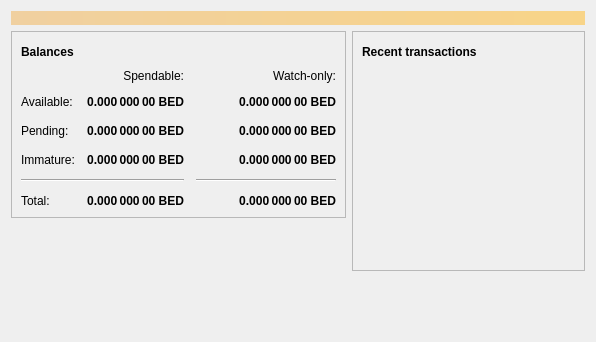
<?xml version="1.0" encoding="UTF-8"?>
<ui version="4.0">
 <class>OverviewPage</class>
 <widget class="QWidget" name="OverviewPage">
  <property name="geometry">
   <rect>
    <x>0</x>
    <y>0</y>
    <width>596</width>
    <height>342</height>
   </rect>
  </property>
  <property name="windowTitle">
   <string>Form</string>
  </property>
  <layout class="QVBoxLayout" name="topLayout">
   <item>
    <widget class="QLabel" name="labelAlerts">
     <property name="visible">
      <bool>false</bool>
     </property>
     <property name="styleSheet">
      <string notr="true">QLabel { background-color: qlineargradient(x1: 0, y1: 0, x2: 1, y2: 0, stop:0 #F0D0A0, stop:1 #F8D488); color:#000000; }</string>
     </property>
     <property name="wordWrap">
      <bool>true</bool>
     </property>
     <property name="margin">
      <number>3</number>
     </property>
     <property name="textInteractionFlags">
      <set>Qt::TextSelectableByMouse</set>
     </property>
    </widget>
   </item>
   <item>
    <layout class="QHBoxLayout" name="horizontalLayout" stretch="1,1">
     <item>
      <layout class="QVBoxLayout" name="verticalLayout_2">
       <item>
        <widget class="QFrame" name="frame">
         <property name="frameShape">
          <enum>QFrame::StyledPanel</enum>
         </property>
         <property name="frameShadow">
          <enum>QFrame::Raised</enum>
         </property>
         <layout class="QVBoxLayout" name="verticalLayout_4">
          <item>
           <layout class="QHBoxLayout" name="horizontalLayout_4">
            <item>
             <widget class="QLabel" name="label_5">
              <property name="font">
               <font>
                <weight>75</weight>
                <bold>true</bold>
               </font>
              </property>
              <property name="text">
               <string>Balances</string>
              </property>
             </widget>
            </item>
            <item>
             <widget class="QPushButton" name="labelWalletStatus">
              <property name="enabled">
               <bool>true</bool>
              </property>
              <property name="maximumSize">
               <size>
                <width>30</width>
                <height>16777215</height>
               </size>
              </property>
              <property name="toolTip">
               <string>The displayed information may be out of date. Your wallet automatically synchronizes with the Bedcoin network after a connection is established, but this process has not completed yet.</string>
              </property>
              <property name="text">
               <string/>
              </property>
              <property name="icon">
               <iconset resource="../bitcoin.qrc">
                <normaloff>:/icons/warning</normaloff>
                <disabledoff>:/icons/warning</disabledoff>:/icons/warning</iconset>
              </property>
              <property name="iconSize">
               <size>
                <width>24</width>
                <height>24</height>
               </size>
              </property>
              <property name="flat">
               <bool>true</bool>
              </property>
             </widget>
            </item>
            <item>
             <spacer name="horizontalSpacer_3">
              <property name="orientation">
               <enum>Qt::Horizontal</enum>
              </property>
              <property name="sizeHint" stdset="0">
               <size>
                <width>40</width>
                <height>20</height>
               </size>
              </property>
             </spacer>
            </item>
           </layout>
          </item>
          <item>
           <layout class="QGridLayout" name="gridLayout">
            <property name="spacing">
             <number>12</number>
            </property>
            <item row="2" column="2">
             <widget class="QLabel" name="labelWatchPending">
              <property name="font">
               <font>
                <weight>75</weight>
                <bold>true</bold>
               </font>
              </property>
              <property name="cursor">
               <cursorShape>IBeamCursor</cursorShape>
              </property>
              <property name="toolTip">
               <string>Unconfirmed transactions to watch-only addresses</string>
              </property>
              <property name="text">
               <string notr="true">0.000 000 00 BED</string>
              </property>
              <property name="alignment">
               <set>Qt::AlignRight|Qt::AlignTrailing|Qt::AlignVCenter</set>
              </property>
              <property name="textInteractionFlags">
               <set>Qt::LinksAccessibleByMouse|Qt::TextSelectableByKeyboard|Qt::TextSelectableByMouse</set>
              </property>
             </widget>
            </item>
            <item row="2" column="1">
             <widget class="QLabel" name="labelUnconfirmed">
              <property name="font">
               <font>
                <weight>75</weight>
                <bold>true</bold>
               </font>
              </property>
              <property name="cursor">
               <cursorShape>IBeamCursor</cursorShape>
              </property>
              <property name="toolTip">
               <string>Total of transactions that have yet to be confirmed, and do not yet count toward the spendable balance</string>
              </property>
              <property name="text">
               <string notr="true">0.000 000 00 BED</string>
              </property>
              <property name="alignment">
               <set>Qt::AlignRight|Qt::AlignTrailing|Qt::AlignVCenter</set>
              </property>
              <property name="textInteractionFlags">
               <set>Qt::LinksAccessibleByMouse|Qt::TextSelectableByKeyboard|Qt::TextSelectableByMouse</set>
              </property>
             </widget>
            </item>
            <item row="3" column="2">
             <widget class="QLabel" name="labelWatchImmature">
              <property name="font">
               <font>
                <weight>75</weight>
                <bold>true</bold>
               </font>
              </property>
              <property name="cursor">
               <cursorShape>IBeamCursor</cursorShape>
              </property>
              <property name="toolTip">
               <string>Mined balance in watch-only addresses that has not yet matured</string>
              </property>
              <property name="text">
               <string notr="true">0.000 000 00 BED</string>
              </property>
              <property name="alignment">
               <set>Qt::AlignRight|Qt::AlignTrailing|Qt::AlignVCenter</set>
              </property>
              <property name="textInteractionFlags">
               <set>Qt::LinksAccessibleByMouse|Qt::TextSelectableByKeyboard|Qt::TextSelectableByMouse</set>
              </property>
             </widget>
            </item>
            <item row="4" column="0" colspan="2">
             <widget class="Line" name="line">
              <property name="orientation">
               <enum>Qt::Horizontal</enum>
              </property>
             </widget>
            </item>
            <item row="4" column="2">
             <widget class="Line" name="lineWatchBalance">
              <property name="sizePolicy">
               <sizepolicy hsizetype="Preferred" vsizetype="Fixed">
                <horstretch>0</horstretch>
                <verstretch>0</verstretch>
               </sizepolicy>
              </property>
              <property name="minimumSize">
               <size>
                <width>140</width>
                <height>0</height>
               </size>
              </property>
              <property name="orientation">
               <enum>Qt::Horizontal</enum>
              </property>
             </widget>
            </item>
            <item row="5" column="0">
             <widget class="QLabel" name="labelTotalText">
              <property name="text">
               <string>Total:</string>
              </property>
             </widget>
            </item>
            <item row="3" column="1">
             <widget class="QLabel" name="labelImmature">
              <property name="font">
               <font>
                <weight>75</weight>
                <bold>true</bold>
               </font>
              </property>
              <property name="cursor">
               <cursorShape>IBeamCursor</cursorShape>
              </property>
              <property name="toolTip">
               <string>Mined balance that has not yet matured</string>
              </property>
              <property name="text">
               <string notr="true">0.000 000 00 BED</string>
              </property>
              <property name="alignment">
               <set>Qt::AlignRight|Qt::AlignTrailing|Qt::AlignVCenter</set>
              </property>
              <property name="textInteractionFlags">
               <set>Qt::LinksAccessibleByMouse|Qt::TextSelectableByKeyboard|Qt::TextSelectableByMouse</set>
              </property>
             </widget>
            </item>
            <item row="2" column="3">
             <spacer name="horizontalSpacer_2">
              <property name="orientation">
               <enum>Qt::Horizontal</enum>
              </property>
              <property name="sizeHint" stdset="0">
               <size>
                <width>40</width>
                <height>20</height>
               </size>
              </property>
             </spacer>
            </item>
            <item row="3" column="0">
             <widget class="QLabel" name="labelImmatureText">
              <property name="text">
               <string>Immature:</string>
              </property>
             </widget>
            </item>
            <item row="5" column="1">
             <widget class="QLabel" name="labelTotal">
              <property name="font">
               <font>
                <weight>75</weight>
                <bold>true</bold>
               </font>
              </property>
              <property name="cursor">
               <cursorShape>IBeamCursor</cursorShape>
              </property>
              <property name="toolTip">
               <string>Your current total balance</string>
              </property>
              <property name="text">
               <string notr="true">0.000 000 00 BED</string>
              </property>
              <property name="alignment">
               <set>Qt::AlignRight|Qt::AlignTrailing|Qt::AlignVCenter</set>
              </property>
              <property name="textInteractionFlags">
               <set>Qt::LinksAccessibleByMouse|Qt::TextSelectableByKeyboard|Qt::TextSelectableByMouse</set>
              </property>
             </widget>
            </item>
            <item row="5" column="2">
             <widget class="QLabel" name="labelWatchTotal">
              <property name="font">
               <font>
                <weight>75</weight>
                <bold>true</bold>
               </font>
              </property>
              <property name="cursor">
               <cursorShape>IBeamCursor</cursorShape>
              </property>
              <property name="toolTip">
               <string>Current total balance in watch-only addresses</string>
              </property>
              <property name="text">
               <string notr="true">0.000 000 00 BED</string>
              </property>
              <property name="alignment">
               <set>Qt::AlignRight|Qt::AlignTrailing|Qt::AlignVCenter</set>
              </property>
              <property name="textInteractionFlags">
               <set>Qt::LinksAccessibleByMouse|Qt::TextSelectableByKeyboard|Qt::TextSelectableByMouse</set>
              </property>
             </widget>
            </item>
            <item row="0" column="2">
             <widget class="QLabel" name="labelWatchonly">
              <property name="text">
               <string>Watch-only:</string>
              </property>
              <property name="alignment">
               <set>Qt::AlignRight|Qt::AlignTrailing|Qt::AlignVCenter</set>
              </property>
             </widget>
            </item>
            <item row="1" column="0">
             <widget class="QLabel" name="labelBalanceText">
              <property name="text">
               <string>Available:</string>
              </property>
             </widget>
            </item>
            <item row="1" column="1">
             <widget class="QLabel" name="labelBalance">
              <property name="font">
               <font>
                <weight>75</weight>
                <bold>true</bold>
               </font>
              </property>
              <property name="cursor">
               <cursorShape>IBeamCursor</cursorShape>
              </property>
              <property name="toolTip">
               <string>Your current spendable balance</string>
              </property>
              <property name="text">
               <string notr="true">0.000 000 00 BED</string>
              </property>
              <property name="alignment">
               <set>Qt::AlignRight|Qt::AlignTrailing|Qt::AlignVCenter</set>
              </property>
              <property name="textInteractionFlags">
               <set>Qt::LinksAccessibleByMouse|Qt::TextSelectableByKeyboard|Qt::TextSelectableByMouse</set>
              </property>
             </widget>
            </item>
            <item row="1" column="2">
             <widget class="QLabel" name="labelWatchAvailable">
              <property name="font">
               <font>
                <weight>75</weight>
                <bold>true</bold>
               </font>
              </property>
              <property name="cursor">
               <cursorShape>IBeamCursor</cursorShape>
              </property>
              <property name="toolTip">
               <string>Your current balance in watch-only addresses</string>
              </property>
              <property name="text">
               <string notr="true">0.000 000 00 BED</string>
              </property>
              <property name="alignment">
               <set>Qt::AlignRight|Qt::AlignTrailing|Qt::AlignVCenter</set>
              </property>
              <property name="textInteractionFlags">
               <set>Qt::LinksAccessibleByMouse|Qt::TextSelectableByKeyboard|Qt::TextSelectableByMouse</set>
              </property>
             </widget>
            </item>
            <item row="2" column="0">
             <widget class="QLabel" name="labelPendingText">
              <property name="text">
               <string>Pending:</string>
              </property>
             </widget>
            </item>
            <item row="0" column="1">
             <widget class="QLabel" name="labelSpendable">
              <property name="text">
               <string>Spendable:</string>
              </property>
              <property name="alignment">
               <set>Qt::AlignRight|Qt::AlignTrailing|Qt::AlignVCenter</set>
              </property>
             </widget>
            </item>
           </layout>
          </item>
         </layout>
        </widget>
       </item>
       <item>
        <spacer name="verticalSpacer">
         <property name="orientation">
          <enum>Qt::Vertical</enum>
         </property>
         <property name="sizeHint" stdset="0">
          <size>
           <width>20</width>
           <height>40</height>
          </size>
         </property>
        </spacer>
       </item>
      </layout>
     </item>
     <item>
      <layout class="QVBoxLayout" name="verticalLayout_3">
       <item>
        <widget class="QFrame" name="frame_2">
         <property name="frameShape">
          <enum>QFrame::StyledPanel</enum>
         </property>
         <property name="frameShadow">
          <enum>QFrame::Raised</enum>
         </property>
         <layout class="QVBoxLayout" name="verticalLayout">
          <item>
           <layout class="QHBoxLayout" name="horizontalLayout_2">
            <item>
             <widget class="QLabel" name="label_4">
              <property name="font">
               <font>
                <weight>75</weight>
                <bold>true</bold>
               </font>
              </property>
              <property name="text">
               <string>Recent transactions</string>
              </property>
             </widget>
            </item>
            <item>
             <widget class="QPushButton" name="labelTransactionsStatus">
              <property name="enabled">
               <bool>true</bool>
              </property>
              <property name="maximumSize">
               <size>
                <width>30</width>
                <height>16777215</height>
               </size>
              </property>
              <property name="toolTip">
               <string>The displayed information may be out of date. Your wallet automatically synchronizes with the Bedcoin network after a connection is established, but this process has not completed yet.</string>
              </property>
              <property name="text">
               <string/>
              </property>
              <property name="icon">
               <iconset resource="../bitcoin.qrc">
                <normaloff>:/icons/warning</normaloff>
                <disabledoff>:/icons/warning</disabledoff>:/icons/warning</iconset>
              </property>
              <property name="iconSize">
               <size>
                <width>24</width>
                <height>24</height>
               </size>
              </property>
              <property name="flat">
               <bool>true</bool>
              </property>
             </widget>
            </item>
            <item>
             <spacer name="horizontalSpacer">
              <property name="orientation">
               <enum>Qt::Horizontal</enum>
              </property>
              <property name="sizeHint" stdset="0">
               <size>
                <width>40</width>
                <height>20</height>
               </size>
              </property>
             </spacer>
            </item>
           </layout>
          </item>
          <item>
           <widget class="QListView" name="listTransactions">
            <property name="styleSheet">
             <string notr="true">QListView { background: transparent; }</string>
            </property>
            <property name="frameShape">
             <enum>QFrame::NoFrame</enum>
            </property>
            <property name="verticalScrollBarPolicy">
             <enum>Qt::ScrollBarAlwaysOff</enum>
            </property>
            <property name="horizontalScrollBarPolicy">
             <enum>Qt::ScrollBarAlwaysOff</enum>
            </property>
            <property name="selectionMode">
             <enum>QAbstractItemView::NoSelection</enum>
            </property>
           </widget>
          </item>
         </layout>
        </widget>
       </item>
       <item>
        <spacer name="verticalSpacer_2">
         <property name="orientation">
          <enum>Qt::Vertical</enum>
         </property>
         <property name="sizeHint" stdset="0">
          <size>
           <width>20</width>
           <height>40</height>
          </size>
         </property>
        </spacer>
       </item>
      </layout>
     </item>
    </layout>
   </item>
  </layout>
 </widget>
 <resources/>
 <connections/>
</ui>
